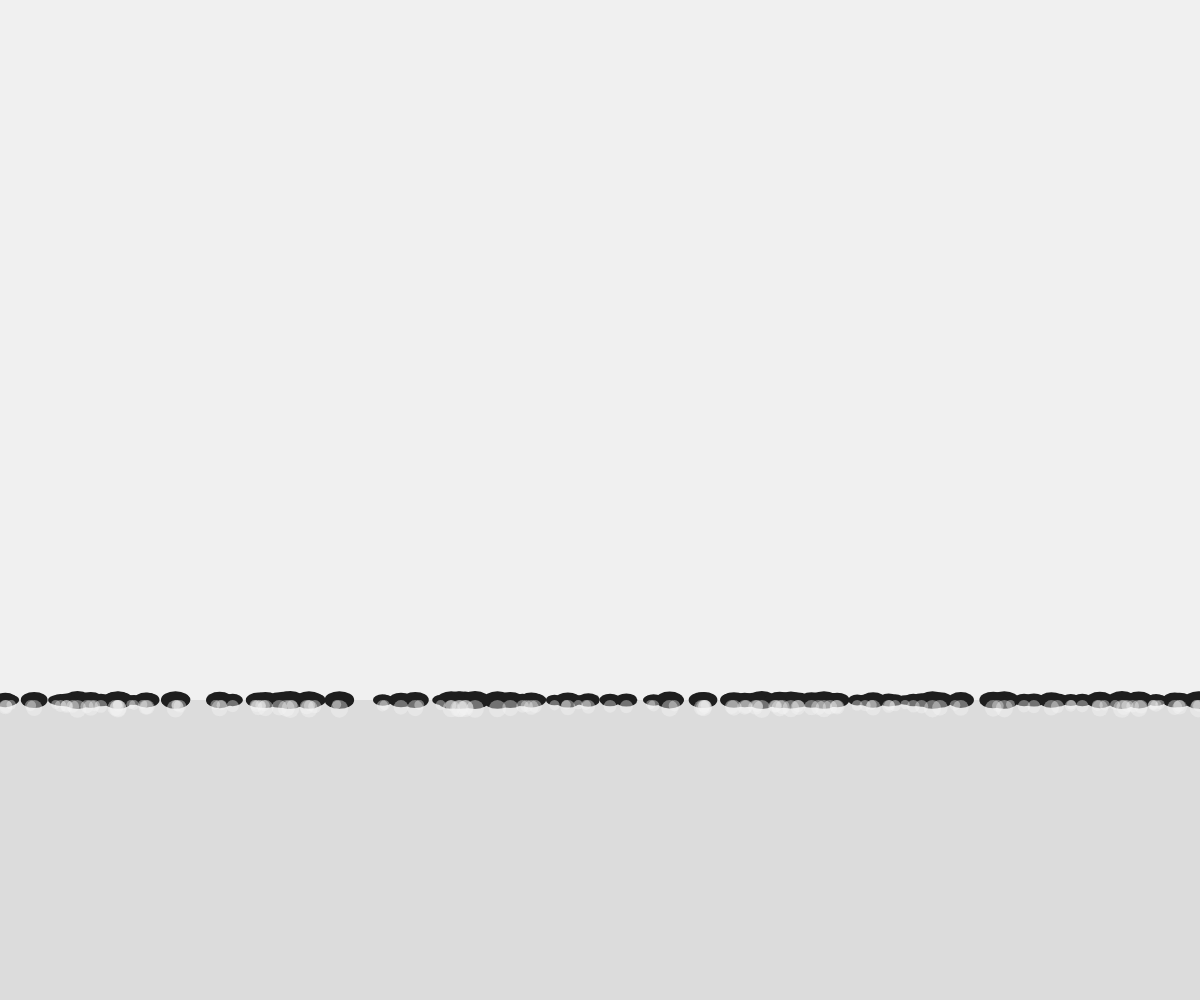
Frame 1 (no input)
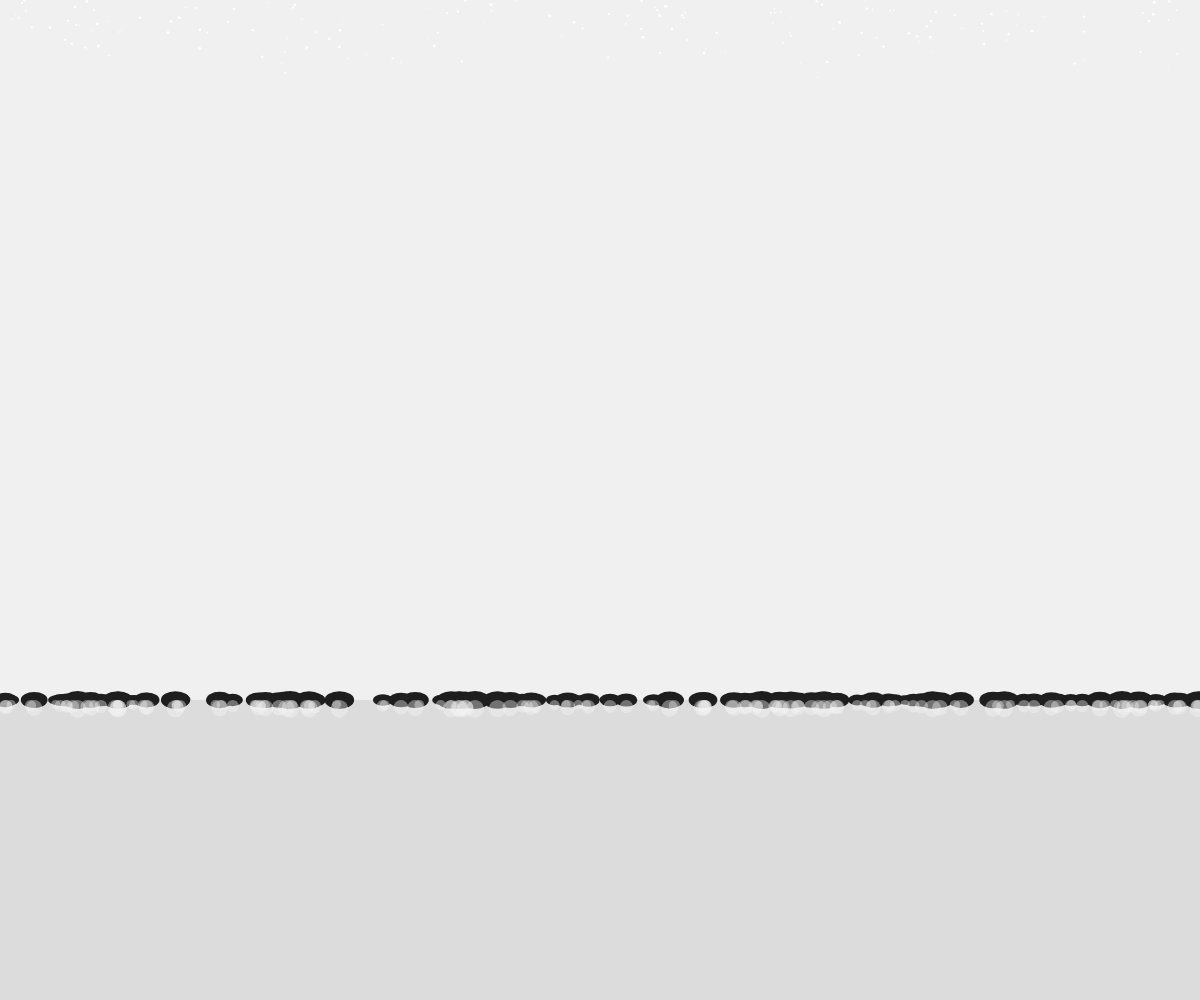
Frame 60 (no input)
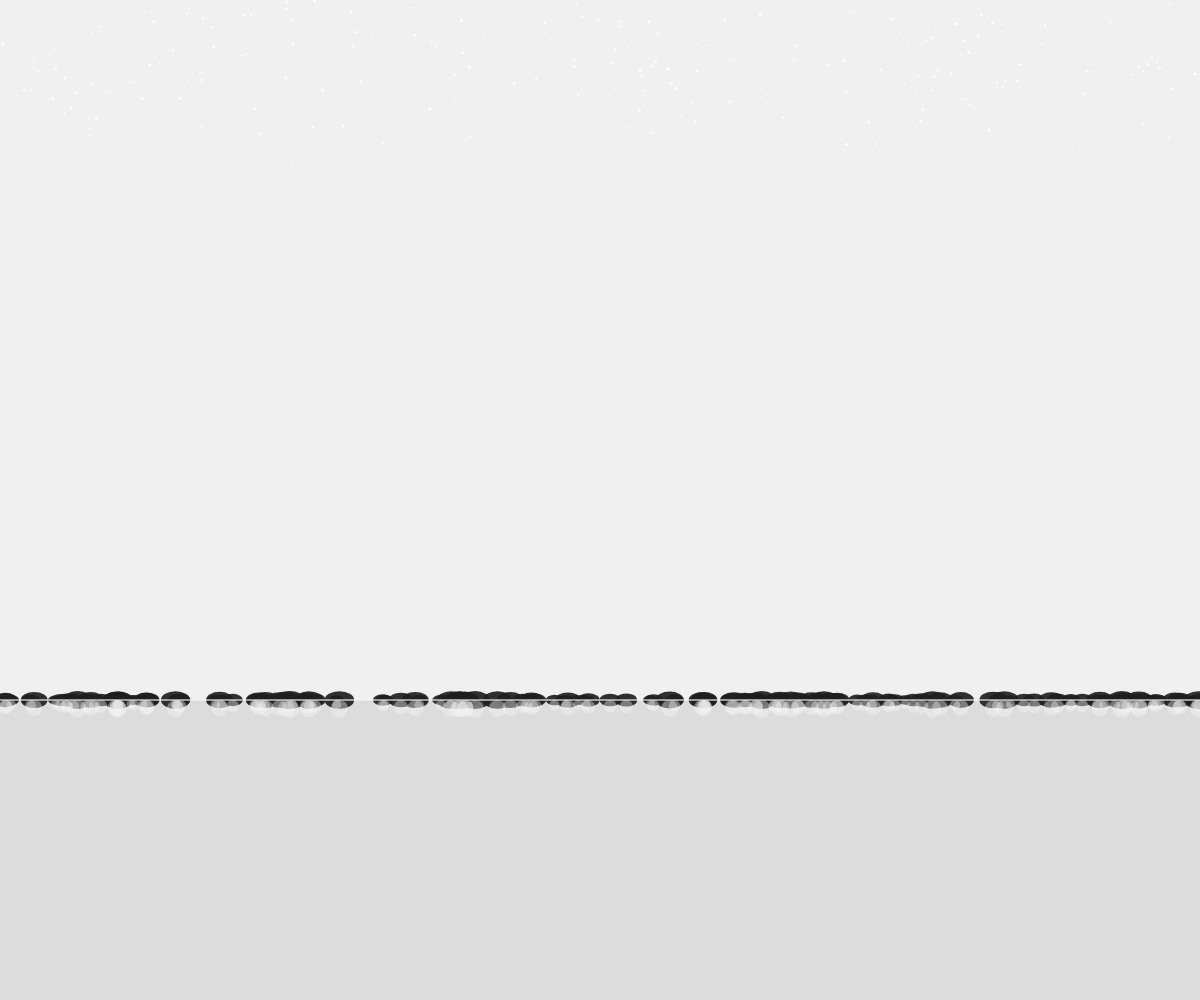
Frame 120 (the mouse pressed at the canvas centre since frame 60)

The p5.js sketch that drew these frames (run headless with seeded random() and noise() and a simulated clock; from frame 60 on, the mouse is pressed at the canvas centre):

// p5.js sketch
// ── sketch.js
let footprints = [];
let snowflakes = [];
let footprintDensity = 150;
let snowflakeCount = 300;
let groundY;
let snowIntensity = 0;
let snowAccumulation = 0;
let pauseTimer = 0;
let pauseDuration = 120; // frames to pause
let isPaused = false;

function setup() {
  createCanvas(windowWidth, windowHeight);
  groundY = height * 0.7;
  
  // Create initial footprints
  for (let i = 0; i < footprintDensity; i++) {
    footprints.push({
      x: random(width),
      y: groundY,
      size: random(15, 30),
      opacity: 255,
      age: 0,
      depth: random(0.5, 1.5)
    });
  }
  
  // Create snowflakes
  for (let i = 0; i < snowflakeCount; i++) {
    snowflakes.push({
      x: random(width),
      y: random(-100, -10),
      size: random(1, 3),
      speed: random(0.5, 1.5),
      sway: random(-0.5, 0.5),
      swaySpeed: random(0.01, 0.03),
      swayOffset: random(TWO_PI),
      fallStart: random(100)
    });
  }
}

function draw() {
  background(240);
  
  // Draw ground
  fill(220);
  noStroke();
  rect(0, groundY, width, height - groundY);
  
  // Update and display footprints
  for (let i = 0; i < footprints.length; i++) {
    let fp = footprints[i];
    fp.age += 0.01;
    
    // Gradually fade the footprint
    if (fp.age > 1) {
      fp.opacity -= 1;
      if (fp.opacity <= 0) {
        fp.opacity = 0;
      }
    }
    
    // Draw footprint
    fill(30, fp.opacity);
    noStroke();
    ellipse(fp.x, fp.y, fp.size, fp.size * 0.6);
  }
  
  // Update snow intensity and pause logic
  if (!isPaused && frameCount > 100) {
    snowIntensity = min(snowIntensity + 0.005, 1);
    snowAccumulation += 0.1;
    
    if (snowIntensity >= 1 && pauseTimer === 0) {
      isPaused = true;
    }
  }
  
  if (isPaused) {
    pauseTimer++;
    if (pauseTimer > pauseDuration) {
      // Resume snowfall
      isPaused = false;
      pauseTimer = 0;
      snowIntensity = 1; // Maintain peak intensity
    }
  }
  
  // Update and display snowflakes
  for (let i = 0; i < snowflakes.length; i++) {
    let flake = snowflakes[i];
    
    // Apply gravity with some randomness
    flake.y += flake.speed * (1 + snowIntensity * 0.5);
    
    // Add horizontal sway based on time and position
    flake.x += sin(flake.swayOffset + frameCount * flake.swaySpeed) * flake.sway * (1 + snowIntensity * 0.3);
    
    // Reset if it goes off screen or accumulated enough
    if (flake.y > height + 10 || (isPaused && flake.y > groundY - 50)) {
      flake.y = random(-10, -100);
      flake.x = random(width);
      flake.fallStart = frameCount;
    }
    
    // Draw snowflake
    fill(255);
    noStroke();
    ellipse(flake.x, flake.y, flake.size, flake.size);
  }
  
  // Accumulate snow on footprints
  for (let i = 0; i < footprints.length; i++) {
    let fp = footprints[i];
    
    if (fp.opacity > 0) {
      // Snow accumulation effect - create a small snow pile around each footprint
      fill(245, 245, 245, 100);
      noStroke();
      
      // Draw snow pile
      let snowRadius = fp.size * 0.3;
      ellipse(fp.x, fp.y + snowRadius, snowRadius * 2, snowRadius * 2);
    }
  }
  
  // Draw snow accumulation at ground level
  if (snowAccumulation > 0) {
    fill(245, 245, 245, 150);
    noStroke();
    
    // Draw a layer of snow across the ground
    rect(0, groundY - snowAccumulation * 0.5, width, snowAccumulation);
  }
}

function windowResized() {
  resizeCanvas(windowWidth, windowHeight);
  groundY = height * 0.7;
}
